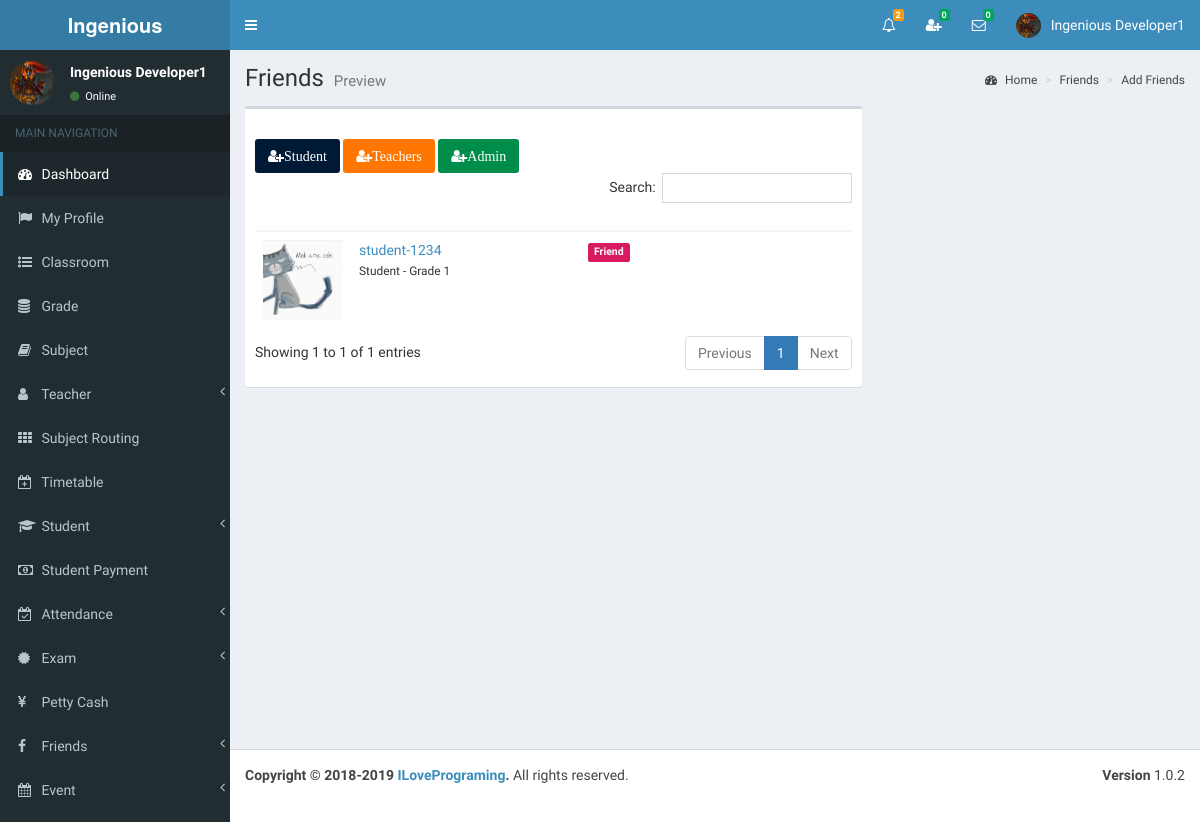
The app's page /view/add_friends.php (signed in), older data.
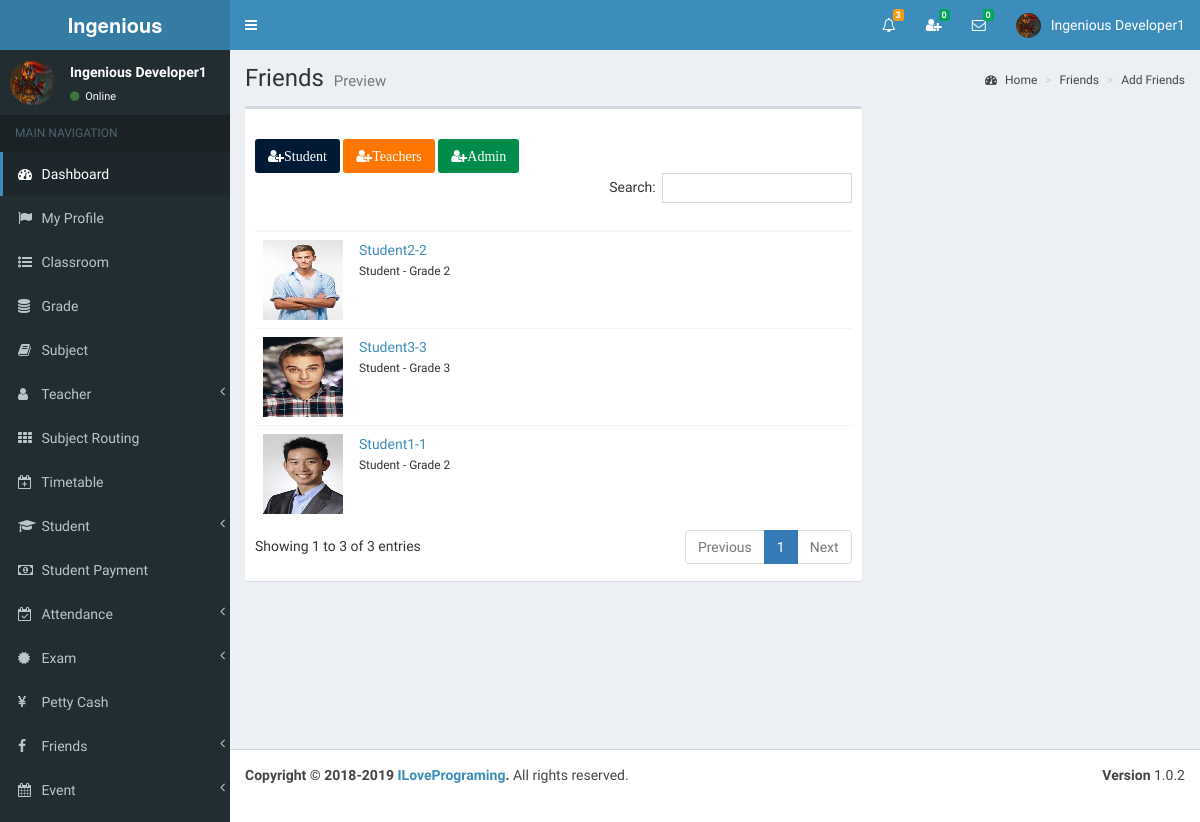
The same page, newer data.
### tables this page shows
CREATE TABLE `student` (
  `id` int(11) NOT NULL,
  `index_number` bigint(11) NOT NULL,
  `full_name` varchar(255) NOT NULL,
  `i_name` varchar(255) NOT NULL,
  `gender` varchar(255) NOT NULL,
  `address` varchar(255) NOT NULL,
  `phone` varchar(255) NOT NULL,
  `email` varchar(255) NOT NULL,
  `image_name` varchar(255) NOT NULL,
  `b_date` date NOT NULL,
  `_status` varchar(255) NOT NULL,
  `reg_year` year(4) NOT NULL,
  `reg_month` varchar(255) NOT NULL,
  `reg_date` date NOT NULL
);

CREATE TABLE `grade` (
  `id` int(11) NOT NULL,
  `name` varchar(255) NOT NULL,
  `admission_fee` double(11,2) NOT NULL,
  `hall_charge` int(11) NOT NULL
);

### view/add_friends.php (the view, shortened to what this page needs)
<?php include_once('head.php'); ?>
<?php include_once('header_admin.php'); ?>
<?php include_once('sidebar.php'); ?>
<div class="content-wrapper">
    <section class="content-header">
    	<h1>
        	Friends
        	<small>Preview</small>
        </h1>
        <ol class="breadcrumb">
        	<li><a href="#"><i class="fa fa-dashboard"></i> Home</a></li>
            <li><a href="#">Friends</a></li>
            <li><a href="#">Add Friends</a></li>
    	</ol>
	</section>
    <section class="content" >
        <div class="row" id="table1">
            <div class="col-md-8">
                <div class="box">
                    <div class="box-header">
                    </div>
                    <div class="box-body table-responsive">
<?php
$my_index=$_SESSION["index_number"];
$my_type=$_SESSION["type"];
?>
            				<div class="">
                            	<a href="#" onClick="showFriends('<?php echo $my_type; ?>','Student','<?php echo $my_index; ?>')" class="btn btn-md bg-navy-active"  data-id=""><i class="fa fa-user-plus" aria-hidden="true">Student</i></a>
                                <a href="#" onClick="showFriends('<?php echo $my_type; ?>','Teacher','<?php echo $my_index; ?>')" class="btn btn-md bg-orange-active"  data-id=""><i class="fa fa-user-plus" aria-hidden="true">Teachers</i></a>
                                <a href="#" onClick="showFriends('<?php echo $my_type; ?>','Admin','<?php echo $my_index; ?>')" class="btn btn-md bg-green-active"  data-id=""><i class="fa fa-user-plus" aria-hidden="true">Admin</i></a>
                            </div>
                            <table id="tableAddFriend" class="table">
                                <thead>
                                    <th class="col-md-1"></th>
                                    <th class="col-md-5"></th>
                                    <th class="col-md-6"></th>
                                </thead>
                                <tbody id="tBodyFriends">
<?php
include_once('../controller/config.php');
$my_index=$_SESSION["index_number"];
$current_year=date('Y');
$sql="select student.index_number as std_index,student.i_name as std_name,student.image_name as std_image,grade.name as g_name
	  from student
	  inner join student_grade
	  on student.index_number=student_grade.index_number
	  inner join grade
	  on student_grade.grade_id=grade.id
	  where student.index_number!='$my_index' and student_grade.year='$current_year'";
$result=mysqli_query($conn,$sql);
if(mysqli_num_rows($result) > 0){
	while($row=mysqli_fetch_assoc($result)){
		$name=$row['std_name'];
		$image=$row['std_image'];
		$grade=$row['g_name'];
		$friend_index=$row['std_index'];
		$sql1 = "SELECT * FROM my_friends WHERE my_index='$my_index' and friend_index='$friend_index'";
		$result1 = mysqli_query($conn, $sql1);
		if ($result1) {
			$row1 = mysqli_fetch_assoc($result1);
			if ($row1) {
				$status = $row1['_status'];
			} else {
				$status = "Status not found";
			}
		} else {
			echo "Query failed: " . mysqli_error($conn);
		}
?>
                                    <tr>
                                        <td><img src="../<?php echo $image; ?>" class="friend-image"></td>
                                        <td>
                                            <a href="#"onClick="friendProfile('Student','<?php echo $friend_index; ?>')"><?php echo $name; ?> </a><br>
                                            <small>Student - <?php echo $grade; ?></small>
                                        </td>
                                        <td>
<?php
if($status == "Friend"){
	echo '<span class="label label-lg bg-maroon">' .'Friend'.'</span>';
}
?>
                                        </td>
                                     </tr>
<?php } }?>
                        		</tbody>
                        	</table>
                	</div>
                </div>
            </div>
        </div>
    </section>
</div>
<?php include_once('footer.php');?>

### view/head.php (shortened to what this page needs)
<!DOCTYPE html>
<html>
<head>
  <link rel="stylesheet" href="../bootstrap/css/bootstrap.min.css">
  <link rel="stylesheet" href="https://cdnjs.cloudflare.com/ajax/libs/font-awesome/4.5.0/css/font-awesome.min.css">
  <link rel="stylesheet" href="https://cdnjs.cloudflare.com/ajax/libs/ionicons/2.0.1/css/ionicons.min.css">
  <link rel="stylesheet" href="../dist/css/AdminLTE.min.css">
  <link rel="stylesheet" href="../dist/css/skins/_all-skins.min.css">
  <link rel="stylesheet" href="../plugins/iCheck/flat/blue.css">
  <link rel="stylesheet" href="../plugins/colorpicker/bootstrap-colorpicker.min.css">
  <link rel="stylesheet" href="../plugins/jvectormap/jquery-jvectormap-1.2.2.css">
  <link rel="stylesheet" href="../plugins/datepicker/datepicker3.css">
  <link rel="stylesheet" href="../plugins/daterangepicker/daterangepicker-bs3.css">
  <link rel="stylesheet" href="../plugins/bootstrap-wysihtml5/bootstrap3-wysihtml5.min.css">
    <link rel="stylesheet" href="../plugins/datatables/dataTables.bootstrap.css">
</head>

### view/header_admin.php (shortened to what this page needs)
<body class="hold-transition skin-blue sidebar-mini" >
<div class="wrapper">
  <header class="main-header" >
    <a href="" class="logo">
      <span class="logo-lg"><strong>Ingenious </strong></span>
    </a>
    <nav class="navbar navbar-static-top">
		<a href="#" class="sidebar-toggle" data-toggle="offcanvas" role="button">
       	</a>
		<div class="navbar-custom-menu">
			<ul class="nav navbar-nav">
              <li class="dropdown notifications-menu">
                <a href="#" class="dropdown-toggle" data-toggle="dropdown">
                  <i class="fa fa-bell-o"></i>
<?php
include_once('../controller/config.php');
$my_type=$_SESSION["type"];
if($my_type == 'Admin'){
	$sql1="SELECT COUNT(id) FROM main_notifications WHERE _isread='0'";
	$result1=mysqli_query($conn,$sql1);
	$row1=mysqli_fetch_assoc($result1);
	$notfi_count=$row1['COUNT(id)'];
?>
                  <span class="label label-warning"><?php echo $notfi_count; ?></span>
                </a>
              </li>
<?php }  ?>
<?php
include_once('../controller/config.php');
$my_index=$_SESSION["index_number"];
$my_type=$_SESSION["type"];
$sql="SELECT count(id)
      FROM my_friends
      WHERE my_index='$my_index' AND _status='Pending' AND _isread='0'";
$result=mysqli_query($conn,$sql);
$row=mysqli_fetch_assoc($result);
$unread_count=$row['count(id)'];
?>
              <li class="dropdown messages-menu"  id="friend_request">
              	<a href="#" class="dropdown-toggle" data-toggle="dropdown" onClick="showFriendRequest('<?php echo $my_index; ?>','<?php echo $my_type; ?>')">
                  <i class="fa fa-user-plus"></i>
                  <span class="label label-success"><?php echo $unread_count; ?></span>
                </a>
              </li>
<?php
include_once('../controller/config.php');
$my_index=$_SESSION["index_number"];
$unread_msg_count=0;
$sql="SELECT * FROM my_friends WHERE my_index='$my_index'";
$result=mysqli_query($conn,$sql);
while($row=mysqli_fetch_assoc($result)){
	$friend_index=$row['friend_index'];
	$sql1="SELECT count(id)
		  FROM online_chat
		  WHERE user_index='$friend_index' AND _isread='0'";
	$result1=mysqli_query($conn,$sql1);
	$row1=mysqli_fetch_assoc($result1);
	$unread_msg_count+=$row1['count(id)'];
}
?>
              <li class="dropdown messages-menu" id="unread_msg">
                <a href="#" class="dropdown-toggle" data-toggle="dropdown" >
                  <i class="fa fa-envelope-o"></i>
                  <span class="label label-success"><?php echo $unread_msg_count; ?></span>
                </a>
<?php
include_once('../controller/config.php');
$index=$_SESSION["index_number"];
$type=$_SESSION["type"];
$time='';
$file_path='';
	$sql="SELECT
           DISTINCT conversation_id,friend_index
           FROM
              my_friends
           WHERE
              	my_index='$index'
           ORDER BY
              conversation_id";
	$result=mysqli_query($conn,$sql);
	while($row=mysqli_fetch_assoc($result)){
		$conversation_id=$row['conversation_id'];
		$friend_index=$row['friend_index'];
		$sql3="SELECT * FROM my_friends WHERE conversation_id='$conversation_id' and friend_index='$friend_index'";
		$result3=mysqli_query($conn,$sql3);
		$row3=mysqli_fetch_assoc($result3);
		$friend_type=$row3['friend_type'];
		if($friend_type == "Admin"){
			$sql1="SELECT * FROM admin WHERE index_number='$friend_index'";
			$result1=mysqli_query($conn,$sql1);
			$row1=mysqli_fetch_assoc($result1);
			$friend_name=$row1['i_name'];
			$friend_image=$row1['image_name'];
		}
		if($friend_type == "Teacher"){
			$sql1="SELECT * FROM teacher WHERE index_number='$friend_index'";
			$result1=mysqli_query($conn,$sql1);
			$row1=mysqli_fetch_assoc($result1);
			$friend_name=$row1['i_name'];
			$friend_image=$row1['image_name'];
		}
		if($friend_type == "Student"){
			$sql1="SELECT * FROM student WHERE index_number='$friend_index'";
			$result1=mysqli_query($conn,$sql1);
			$row1=mysqli_fetch_assoc($result1);
			$friend_name=$row1['i_name'];
			$friend_image=$row1['image_name'];
		}
		$sql2="SELECT * FROM online_chat WHERE conversation_id='$conversation_id' ORDER BY id DESC LIMIT 1";
		$result2=mysqli_query($conn,$sql2);
		while($row2=mysqli_fetch_assoc($result2)){
			$last_msg=$row2['msg'];
			$msg_time=$row2['time'];
			$datetime1 = new DateTime($msg_time);
			$datetime2 = new DateTime();
			$interval = $datetime1->diff($datetime2);
			$year = $interval->format('%y y ');
			$month = $interval->format('%m m ');
			$days = $interval->format('%a d');
			$hours = $interval->format('%h h');
			$minutes = $interval->format('%i mins');
			$seconds = $interval->format('%s sec');
			if($year>0){
				$time=$year;
			}else if($month>0){
				$time=$month;
			}else if($days>0){
				$time=$days;
			}else if($hours>0){
				$time=$hours;
			}else if($minutes>0){
				$time=$minutes;
			}else{
				$time=$seconds;
			}
			if($type=="Admin"){
				$file_path="my_friends.php?do=showChatBox&my_index=$index&conversation_id=$conversation_id&friend_index=$friend_index&my_type=$type";
			}
			if($type=="Teacher"){
				$file_path="my_friends2.php?do=showChatBox&my_index=$index&conversation_id=$conversation_id&friend_index=$friend_index&my_type=$type";
			}
			if($type=="Student"){
				$file_path="my_friends1.php?do=showChatBox&my_index=$index&conversation_id=$conversation_id&friend_index=$friend_index&my_type=$type";
			}
?>
                      <li>
                        <a href="<?php echo $file_path; ?>" onClick="msgRead('<?php echo $index; ?>','<?php echo $conversation_id; ?>','<?php echo $friend_index; ?>','<?php echo $type; ?>')">
                          <div class="pull-left">
                            <img src="../<?php echo $friend_image; ?>" class="img-circle" alt="User Image">
                          </div>
                          <h4>
                            <?php echo $friend_name; ?>
                            <small><i class="fa fa-clock-o"></i> <?php echo $time; ?></small>
                          </h4>
                          <p><?php echo $last_msg; ?></p>
                        </a>
                      </li>
 <?php } } ?>
              </li>
<?php
include_once('../controller/config.php');
if($type=="Admin"){
	$sql="SELECT * FROM admin where index_number='$index'";
	$result=mysqli_query($conn,$sql);
	$row=mysqli_fetch_assoc($result);
}
?>
            	<li class="dropdown user user-menu">
                    <a href="#" class="dropdown-toggle" data-toggle="dropdown">
                      <img src="../<?php echo $row['image_name']; ?>" class="user-image" alt="User Image">
                      <span class="hidden-xs"><?php echo $row['i_name']; ?></span>
                    </a>
              </li>
            </ul>
        </div>
	</nav>
  </header>

### view/sidebar.php (shortened to what this page needs)
  <aside class="main-sidebar">
    <section class="sidebar">
<?php
include_once('../controller/config.php');
$index=$_SESSION["index_number"];
$sql="SELECT * FROM admin WHERE index_number='$index'";
$result=mysqli_query($conn,$sql);
$row=mysqli_fetch_assoc($result);
$name=$row['i_name'];
$image=$row['image_name'];
?>
      <div class="user-panel">
      	<div class="pull-left image">
        	<img src="../<?php echo $image; ?>" class="img-circle" alt="User Image">
        </div>
        <div class="pull-left info">
        	<p><?php echo $name; ?></p>
            <a href="#"><i class="fa fa-circle text-success"></i> Online</a>
        </div>
      </div>
      <ul class="sidebar-menu">
        <li class="header">MAIN NAVIGATION</li>
        <li class="active treeview">
          <a href="dashboard.php">
            <i class="fa fa-dashboard"></i> <span>Dashboard</span>
          </a>
        </li>
         <li>
          <a href="admin_profile.php">
            <i class="fa fa-flag"></i> <span>My Profile</span>
          </a>
        </li>
        <li>
          <a href="class_room.php">
            <i class="fa fa-list-ul"></i> <span>Classroom</span>
          </a>
        </li>
        <li>
          <a href="grade.php">
            <i class="fa fa-database"></i> <span>Grade</span>
          </a>
        </li>
        <li>
          <a href="subject.php">
            <i class="fa fa-book"></i> <span>Subject</span>
          </a>
        </li>
        <li class="treeview">
          <a href="#">
            <i class="fa fa-user" aria-hidden="true"></i>
            <span>Teacher</span>
            <span class="pull-right-container">
              <i class="fa fa-angle-left pull-right"></i>
            </span>
          </a>
        </li>
        <li>
          <a href="subject_routing.php">
            <i class="fa fa-th"></i> <span>Subject Routing</span>
          </a>
        </li>
        <li>
          <a href="timetable.php">
            <i class="fa fa-calendar-plus-o"></i> <span>Timetable</span>
          </a>
        </li>
        <li class="treeview">
          <a href="#">
            <i class="fa fa-graduation-cap"></i>
            <span>Student</span>
            <span class="pull-right-container">
              <i class="fa fa-angle-left pull-right"></i>
            </span>
          </a>
        </li>
        <li>
          <a href="student_payment.php">
            <i class="fa fa-money"></i> <span>Student Payment</span>
          </a>
        </li>
         <li class="treeview">
          <a href="#">
            <i class="fa fa-calendar-check-o"></i>
            <span>Attendance</span>
            <span class="pull-right-container">
              <i class="fa fa-angle-left pull-right"></i>
            </span>
          </a>
        </li>
        <li class="treeview">
          <a href="#">
            <i class="fa fa-certificate"></i>
            <span>Exam</span>
            <span class="pull-right-container">
              <i class="fa fa-angle-left pull-right"></i>
            </span>
          </a>
        </li>
        <li>
          <a href="petty_cash.php">
            <i class="fa fa-yen"></i> <span>Petty Cash</span>
          </a>
        </li>
        <li class="treeview">
          <a href="#">
            <i class="fa fa-facebook"></i>
            <span>Friends</span>
            <span class="pull-right-container">
              <i class="fa fa-angle-left pull-right"></i>
            </span>
          </a>
        </li>
        <li class="treeview">
          <a href="#">
            <i class="fa fa-calendar"></i>
            <span>Event</span>
            <span class="pull-right-container">
              <i class="fa fa-angle-left pull-right"></i>
            </span>
          </a>
        </li>
      </ul>
    </section>
  </aside>

### view/footer.php
	<footer class="main-footer">
        <div class="pull-right hidden-xs">
          <b>Version</b> 1.0.2
        </div>
        <strong>Copyright &copy; 2018-2019 <a href="">ILovePrograming</a>.</strong> All rights reserved.
     </footer>
  </body>
</html>

### view/add_friends.php (style rules this page uses)
body { overflow-y:scroll; }
.friend-image { float: left; width: 80px; height: 80px; text-align: center; }

Row changes from the older to the newer data that the page shows:
removed student: image_name (picture), i_name "student-1234", grade.name "Grade 1", shows "Friend"
added student: image_name (picture), i_name "Student2-2", grade.name "Grade 2"
added student: image_name (picture), i_name "Student3-3", grade.name "Grade 3"
added student: image_name (picture), i_name "Student1-1", grade.name "Grade 2"
Text that changed along with them:
$notfi_count: "2" → "3"
text written by a page script: "Search: Showing 1 to 1 of 1 entries Previous 1 Next" → "Search: Showing 1 to 3 of 3 entries Previous 1 Next"
